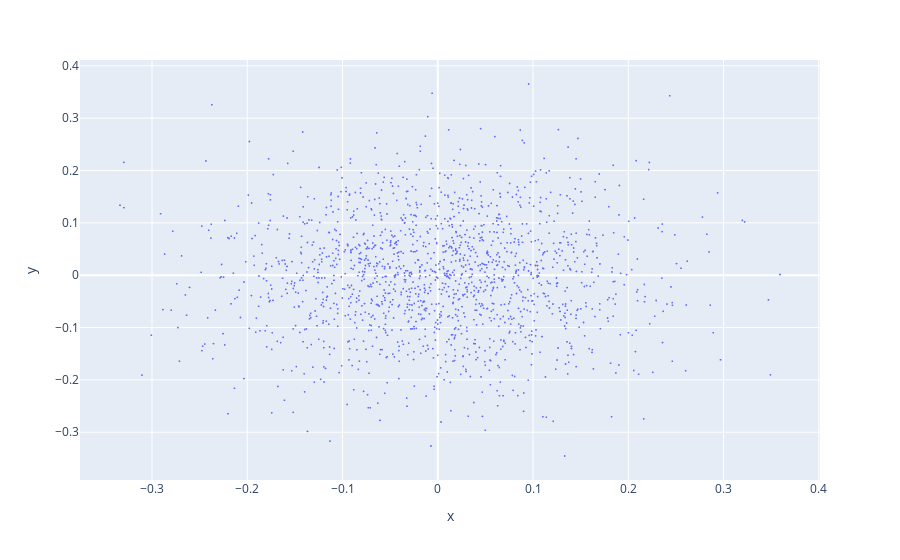

The cell this chart's notebook holds for it:
### Code cell
fig = px.scatter(x=[ns[0] for ns in ns2], y=[ns[1] for ns in ns2], 
                hover_name=newssources)
fig.update_traces(marker_size=2)
fig.show()

### Figure 1 — Plotly figure (JSON) as saved in the notebook; plotly's stock layout.template omitted (floating-point values rounded to 4 significant figures; data arrays with more than 128 entries replaced by an {"elided": "..."} marker saying what was removed)
{"data": [{"hovertemplate": "<b>%{hovertext}</b><br><br>x=%{x}<br>y=%{y}<extra></extra>", "hovertext": {"elided": "1595 str values"}, "legendgroup": "", "marker": {"color": "#636efa", "size": 2, "symbol": "circle"}, "mode": "markers", "name": "", "showlegend": false, "type": "scattergl", "x": {"elided": "1595 float values"}, "xaxis": "x", "y": {"elided": "1595 float values"}, "yaxis": "y"}], "layout": {"autosize": true, "legend": {"tracegroupgap": 0}, "margin": {"t": 60}, "xaxis": {"anchor": "y", "autorange": true, "domain": [0, 1], "range": [-0.3761, 0.4018], "title": {"text": "x"}, "type": "linear"}, "yaxis": {"anchor": "x", "autorange": true, "domain": [0, 1], "range": [-0.3973, 0.4171], "title": {"text": "y"}, "type": "linear"}}}
